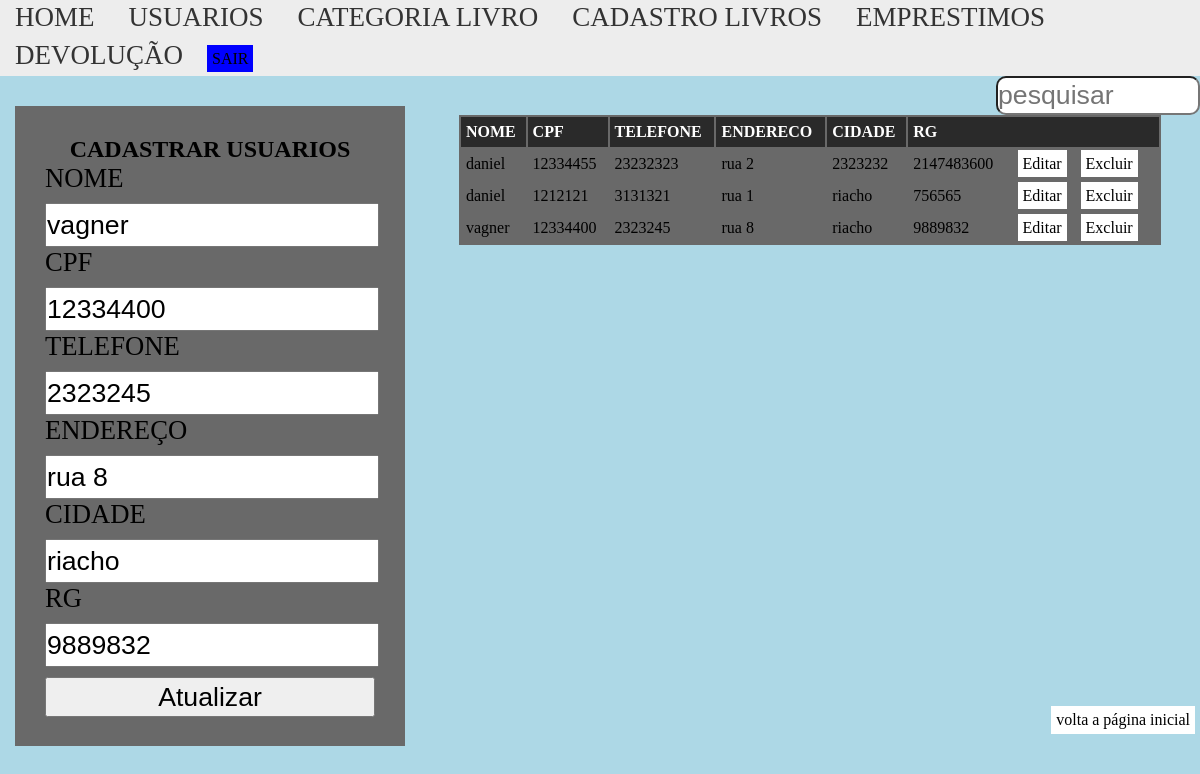
/Usuarios_ext.php?id_up=2 (signed in), run on the app's committed database.
### tables this page shows
CREATE TABLE `usu` (
  `id` int(11) NOT NULL,
  `nome` varchar(45) NOT NULL,
  `cpf` varchar(45) NOT NULL,
  `telefone` varchar(45) NOT NULL,
  `endereco` varchar(45) NOT NULL,
  `cidade` varchar(45) NOT NULL,
  `rg` int(45) NOT NULL
);

### classes/Usu.php (called while the page is built, shortened)
<?php
class Usu{
	private $pdo;
  public function __construct($dbname, $host, $user, $password)
  {
  	try
  	{
    $this->pdo = new PDO("mysql:dbname=".$dbname.";host=".$host,$user,$password	);
  	}
  	catch(PDOException $e){
     echo "Erro com banco de dados:".$e->getMessage();
  	}
  	catch(Exception $e){
    echo "Erro genérico:".$e->getMessage();
  	}
  }
   public function buscarDados()
   {
   	$cmd = $this->pdo->query("SELECT * FROM usu ORDER BY nome");
   	$res = $cmd->fetchAll(PDO::FETCH_ASSOC);
   	return $res;
   }
   public function buscarDadosUsu($id)
   {
      $cmd = $this->pdo->prepare("SELECT * FROM usu WHERE id = :id");
      $cmd->bindValue(":id", $id);
      $cmd->execute();
      $res = $cmd->fetch(PDO::FETCH_ASSOC);
      return $res;
   }
}
?>

### Usuarios_ext.php (the view, shortened to what this page needs)
<?php
require_once 'classes/Usu.php';
$p = new Usu("sistemalogin","localhost","root","");
?>
<!DOCTYPE html>
<html>
<head>
	<link rel="stylesheet" type="text/css" href="CSS/usuario_estilo.css">
	 <link rel="stylesheet" type="text/css" href="CSS/Homes.css">
</head>
<body>
	<nav id="menu">
    <ul>
        <li><a href="home.php">HOME</a></li>
        <li><a href="Usuarios_ext.php">USUARIOS</a></li>
        <li><a href="categoria_Livro.php">CATEGORIA LIVRO</a></li>
        <li><a href="areaPrivada.php">CADASTRO LIVROS</a></li>
        <li><a href="emprestimoExterno.php">EMPRESTIMOS</a></li>
        <li><a href="Devolucao.php">DEVOLUÇÃO</a></li>
<a href="sair.php" style="text-align: right;background-color: blue;"> SAIR </a>
    </ul>
</nav>
	<?php
	if(isset($_GET['id_up']))
	{
		$id_update = addslashes($_GET['id_up']);
		$res = $p->buscarDadosUsu($id_update);
	}
	?>
	<section id="esquerda">
		<form method="POST">
			<h2>CADASTRAR USUARIOS</h2>
			<label for="nome">NOME</label>
			<input type="text" name="nome" id="nome" value="<?php if(isset($res)){echo $res['nome'];}?>">
			<label for="cpf">CPF</label>
			<input type="text" name="cpf" id="cpf" value="<?php if(isset($res)){echo $res['cpf'];}?>">
			<label for="telefone">TELEFONE</label>
			<input type="text" name="telefone" id="telefone" value="<?php if(isset($res)){echo $res['telefone'];}?>">
			<label for="endereco">ENDEREÇO</label>
			<input type="text" name="endereco" id="endereco" value="<?php if(isset($res)){echo $res['endereco'];}?>">
			<label for="cidade">CIDADE</label>
			<input type="text" name="cidade" id="cidade" value="<?php if(isset($res)){echo $res['cidade'];}?>">
			<label for="rg">RG</label>
			<input type="int" name="rg" id="rg" value="<?php if(isset($res)){echo $res['rg'];}?>">
			<input type="submit"
			value="<?php if(isset($res)){echo "Atualizar";}else{echo "Cadastrar";}?>">
		</form>
	</section>
	<section id="direita">
		<input type="text" name="" id="pesquisar" placeholder="pesquisar" style="float: right;">
		<table>
			<tr id="titulo">
				<td>NOME</td>
				<td>CPF</td>
				<td>TELEFONE</td>
				<td>ENDERECO</td>
				<td>CIDADE</td>
				<td colspan="2">RG</td>
			</tr>
		<?php
		$dados = $p->buscarDados();
		if(count($dados) > 0)
		{
             for ($i=0; $i < count($dados); $i++)
             {
             	echo "<tr>";
             foreach ($dados[$i] as $k => $v)
             {
             	if($k != "id")
             	{
                    echo "<td>".$v."</td>";
             	}
              }
              ?>
              <td>
              	<a href="Usuarios_ext.php?id_up=<?php echo $dados[$i]['id'];?>">Editar</a>
              	<a href="Usuarios_ext.php?id=<?php echo $dados[$i]['id'];?>">Excluir</a>
              </td>
              <?php
              echo "</tr>";
            }
		   }else{
		   	echo "Ainda não há pessoa cadastradas";
		   }
		?>
		</table>
	</section>
</body>
</html>
<a href="home.php" id="voltar">volta a página inicial</a>

### CSS/Usuario_estilo.css (style rules this page uses)
*, { padding: 0px; margin: 0px; font-family: arial; }
body { background-color: lightblue; }
label,input { display: block; line-height: 30px; height: 40px; outline: none; font-size: 20pt; width: 100%; }
form { width: 330px; background-color: rgba(105,105,105); padding: 30px; margin: 30px auto; height: 580px; }
input[type="submit"] { margin-top: 10px; cursor: pointer; }
#esquerda { width: 35%; height: 640px; float: left; }
#direita { width: 65%; height: 630px; float: left; }
table { background-color: rgba(105,105,105); width: 90%; margin:30px auto; }
tr { line-height: 30px; }
tr#titulo { font-weight: bold; background-color: rgba(0,0,0,.6); color: white; }
td { padding: 0px 5px; }
a { background-color: white; color: black; padding: 5px; margin: 0px 5px; text-decoration: none; }
h2 { text-align: center; }
#pesquisar { width: 200px; float: right; border-radius: 10px; height: 35px; }
#voltar { float: right; }

### CSS/Homes.css (style rules this page uses)
* { margin: 0; padding: 0; }
#menu ul { padding:0px; margin:0px; background-color:#EDEDED; list-style:none; }
#menu ul li { font-size: 27px; display: inline; }
#menu ul li a { padding: 2px 10px; display: inline-block; background-color:#EDEDED; color: #333; text-decoration: none; border-bottom:3px solid #EDEDED; }

### data on the page
usu: nome "vagner", cpf "12334400", telefone "2323245", endereco "rua 8", cidade "riacho", rg "9889832"
usu: nome "daniel", cpf "12334455", telefone "23232323", endereco "rua 2", cidade "2323232", rg "2147483600"
usu: nome "daniel", cpf "1212121", telefone "3131321", endereco "rua 1", cidade "riacho", rg "756565"
